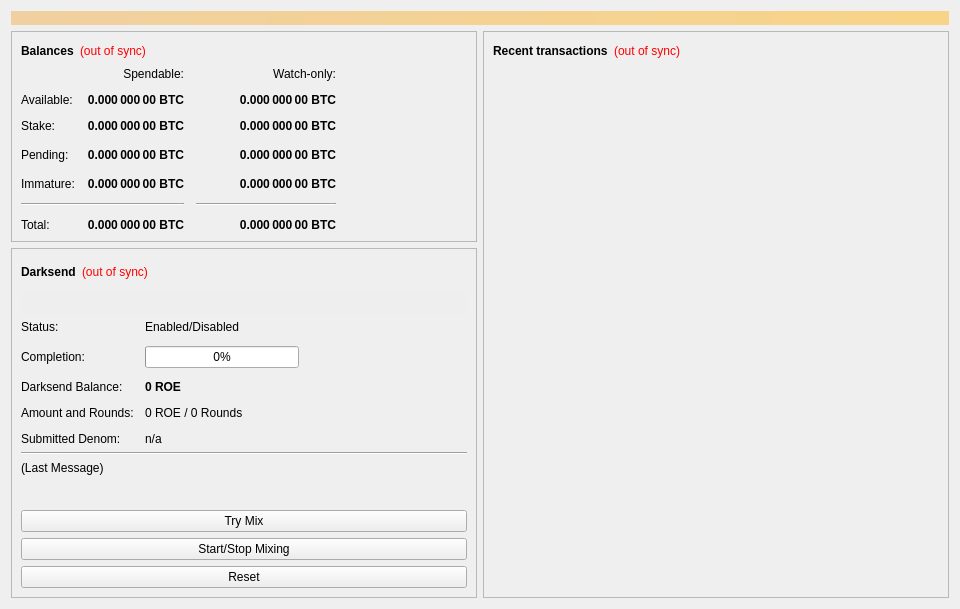
<?xml version="1.0" encoding="UTF-8"?>
<ui version="4.0">
 <class>OverviewPage</class>
 <widget class="QWidget" name="OverviewPage">
  <property name="geometry">
   <rect>
    <x>0</x>
    <y>0</y>
    <width>960</width>
    <height>594</height>
   </rect>
  </property>
  <property name="minimumSize">
   <size>
    <width>960</width>
    <height>0</height>
   </size>
  </property>
  <property name="windowTitle">
   <string>Form</string>
  </property>
  <layout class="QVBoxLayout" name="topLayout">
   <item>
    <widget class="QLabel" name="labelAlerts">
     <property name="visible">
      <bool>false</bool>
     </property>
     <property name="styleSheet">
      <string notr="true">background-color: qlineargradient(x1: 0, y1: 0, x2: 1, y2: 0, stop:0 #F0D0A0, stop:1 #F8D488); color:#000000;</string>
     </property>
     <property name="wordWrap">
      <bool>true</bool>
     </property>
     <property name="margin">
      <number>3</number>
     </property>
    </widget>
   </item>
   <item>
    <layout class="QHBoxLayout" name="horizontalLayout" stretch="1,1">
     <item>
      <layout class="QVBoxLayout" name="verticalLayout_2">
       <item>
        <widget class="QFrame" name="frame">
         <property name="frameShape">
          <enum>QFrame::StyledPanel</enum>
         </property>
         <property name="frameShadow">
          <enum>QFrame::Raised</enum>
         </property>
         <layout class="QVBoxLayout" name="verticalLayout_4">
          <item>
           <layout class="QHBoxLayout" name="horizontalLayout_4">
            <item>
             <widget class="QLabel" name="label_5">
              <property name="font">
               <font>
                <weight>75</weight>
                <bold>true</bold>
               </font>
              </property>
              <property name="text">
               <string>Balances</string>
              </property>
             </widget>
            </item>
            <item>
             <widget class="QLabel" name="labelWalletStatus">
              <property name="cursor">
               <cursorShape>WhatsThisCursor</cursorShape>
              </property>
              <property name="toolTip">
               <string>The displayed information may be out of date. Your wallet automatically synchronizes with the Rover network after a connection is established, but this process has not completed yet.</string>
              </property>
              <property name="styleSheet">
               <string notr="true">QLabel { color: red; }</string>
              </property>
              <property name="text">
               <string notr="true">(out of sync)</string>
              </property>
              <property name="alignment">
               <set>Qt::AlignLeading|Qt::AlignLeft|Qt::AlignVCenter</set>
              </property>
             </widget>
            </item>
            <item>
             <spacer name="horizontalSpacer_3">
              <property name="orientation">
               <enum>Qt::Horizontal</enum>
              </property>
              <property name="sizeHint" stdset="0">
               <size>
                <width>40</width>
                <height>20</height>
               </size>
              </property>
             </spacer>
            </item>
           </layout>
          </item>
          <item>
           <layout class="QGridLayout" name="gridLayout">
            <property name="spacing">
             <number>12</number>
            </property>
            <item row="3" column="2">
             <widget class="QLabel" name="labelWatchPending">
              <property name="font">
               <font>
                <weight>75</weight>
                <bold>true</bold>
               </font>
              </property>
              <property name="cursor">
               <cursorShape>IBeamCursor</cursorShape>
              </property>
              <property name="toolTip">
               <string>Unconfirmed transactions to watch-only addresses</string>
              </property>
              <property name="text">
               <string notr="true">0.000 000 00 BTC</string>
              </property>
              <property name="alignment">
               <set>Qt::AlignRight|Qt::AlignTrailing|Qt::AlignVCenter</set>
              </property>
              <property name="textInteractionFlags">
               <set>Qt::LinksAccessibleByMouse|Qt::TextSelectableByKeyboard|Qt::TextSelectableByMouse</set>
              </property>
             </widget>
            </item>
            <item row="3" column="1">
             <widget class="QLabel" name="labelUnconfirmed">
              <property name="font">
               <font>
                <weight>75</weight>
                <bold>true</bold>
               </font>
              </property>
              <property name="cursor">
               <cursorShape>IBeamCursor</cursorShape>
              </property>
              <property name="toolTip">
               <string>Total of transactions that have yet to be confirmed, and do not yet count toward the spendable balance</string>
              </property>
              <property name="text">
               <string notr="true">0.000 000 00 BTC</string>
              </property>
              <property name="alignment">
               <set>Qt::AlignRight|Qt::AlignTrailing|Qt::AlignVCenter</set>
              </property>
              <property name="textInteractionFlags">
               <set>Qt::LinksAccessibleByMouse|Qt::TextSelectableByKeyboard|Qt::TextSelectableByMouse</set>
              </property>
             </widget>
            </item>
            <item row="4" column="2">
             <widget class="QLabel" name="labelWatchImmature">
              <property name="font">
               <font>
                <weight>75</weight>
                <bold>true</bold>
               </font>
              </property>
              <property name="cursor">
               <cursorShape>IBeamCursor</cursorShape>
              </property>
              <property name="toolTip">
               <string>Mined balance in watch-only addresses that has not yet matured</string>
              </property>
              <property name="text">
               <string notr="true">0.000 000 00 BTC</string>
              </property>
              <property name="alignment">
               <set>Qt::AlignRight|Qt::AlignTrailing|Qt::AlignVCenter</set>
              </property>
              <property name="textInteractionFlags">
               <set>Qt::LinksAccessibleByMouse|Qt::TextSelectableByKeyboard|Qt::TextSelectableByMouse</set>
              </property>
             </widget>
            </item>
            <item row="5" column="0" colspan="2">
             <widget class="Line" name="lineSpendableBalance">
              <property name="orientation">
               <enum>Qt::Horizontal</enum>
              </property>
             </widget>
            </item>
            <item row="5" column="2">
             <widget class="Line" name="lineWatchBalance">
              <property name="sizePolicy">
               <sizepolicy hsizetype="Preferred" vsizetype="Fixed">
                <horstretch>0</horstretch>
                <verstretch>0</verstretch>
               </sizepolicy>
              </property>
              <property name="minimumSize">
               <size>
                <width>140</width>
                <height>0</height>
               </size>
              </property>
              <property name="orientation">
               <enum>Qt::Horizontal</enum>
              </property>
             </widget>
            </item>
            <item row="6" column="0">
             <widget class="QLabel" name="labelTotalText">
              <property name="text">
               <string>Total:</string>
              </property>
             </widget>
            </item>
            <item row="4" column="1">
             <widget class="QLabel" name="labelImmature">
              <property name="font">
               <font>
                <weight>75</weight>
                <bold>true</bold>
               </font>
              </property>
              <property name="cursor">
               <cursorShape>IBeamCursor</cursorShape>
              </property>
              <property name="toolTip">
               <string>Mined balance that has not yet matured</string>
              </property>
              <property name="text">
               <string notr="true">0.000 000 00 BTC</string>
              </property>
              <property name="alignment">
               <set>Qt::AlignRight|Qt::AlignTrailing|Qt::AlignVCenter</set>
              </property>
              <property name="textInteractionFlags">
               <set>Qt::LinksAccessibleByMouse|Qt::TextSelectableByKeyboard|Qt::TextSelectableByMouse</set>
              </property>
             </widget>
            </item>
            <item row="3" column="3">
             <spacer name="horizontalSpacer_2">
              <property name="orientation">
               <enum>Qt::Horizontal</enum>
              </property>
              <property name="sizeHint" stdset="0">
               <size>
                <width>40</width>
                <height>20</height>
               </size>
              </property>
             </spacer>
            </item>
            <item row="4" column="0">
             <widget class="QLabel" name="labelImmatureText">
              <property name="text">
               <string>Immature:</string>
              </property>
             </widget>
            </item>
            <item row="6" column="1">
             <widget class="QLabel" name="labelTotal">
              <property name="font">
               <font>
                <weight>75</weight>
                <bold>true</bold>
               </font>
              </property>
              <property name="cursor">
               <cursorShape>IBeamCursor</cursorShape>
              </property>
              <property name="toolTip">
               <string>Your current total balance</string>
              </property>
              <property name="text">
               <string notr="true">0.000 000 00 BTC</string>
              </property>
              <property name="alignment">
               <set>Qt::AlignRight|Qt::AlignTrailing|Qt::AlignVCenter</set>
              </property>
              <property name="textInteractionFlags">
               <set>Qt::LinksAccessibleByMouse|Qt::TextSelectableByKeyboard|Qt::TextSelectableByMouse</set>
              </property>
             </widget>
            </item>
            <item row="6" column="2">
             <widget class="QLabel" name="labelWatchTotal">
              <property name="font">
               <font>
                <weight>75</weight>
                <bold>true</bold>
               </font>
              </property>
              <property name="cursor">
               <cursorShape>IBeamCursor</cursorShape>
              </property>
              <property name="toolTip">
               <string>Current total balance in watch-only addresses</string>
              </property>
              <property name="text">
               <string notr="true">0.000 000 00 BTC</string>
              </property>
              <property name="alignment">
               <set>Qt::AlignRight|Qt::AlignTrailing|Qt::AlignVCenter</set>
              </property>
              <property name="textInteractionFlags">
               <set>Qt::LinksAccessibleByMouse|Qt::TextSelectableByKeyboard|Qt::TextSelectableByMouse</set>
              </property>
             </widget>
            </item>
            <item row="0" column="2">
             <widget class="QLabel" name="labelWatchonly">
              <property name="text">
               <string>Watch-only:</string>
              </property>
              <property name="alignment">
               <set>Qt::AlignRight|Qt::AlignTrailing|Qt::AlignVCenter</set>
              </property>
             </widget>
            </item>
            <item row="1" column="0">
             <widget class="QLabel" name="labelBalanceText">
              <property name="text">
               <string>Available:</string>
              </property>
             </widget>
            </item>
            <item row="1" column="1">
             <widget class="QLabel" name="labelBalance">
              <property name="font">
               <font>
                <weight>75</weight>
                <bold>true</bold>
               </font>
              </property>
              <property name="cursor">
               <cursorShape>IBeamCursor</cursorShape>
              </property>
              <property name="toolTip">
               <string>Your current spendable balance</string>
              </property>
              <property name="text">
               <string notr="true">0.000 000 00 BTC</string>
              </property>
              <property name="alignment">
               <set>Qt::AlignRight|Qt::AlignTrailing|Qt::AlignVCenter</set>
              </property>
              <property name="textInteractionFlags">
               <set>Qt::LinksAccessibleByMouse|Qt::TextSelectableByKeyboard|Qt::TextSelectableByMouse</set>
              </property>
             </widget>
            </item>
            <item row="2" column="0">
             <widget class="QLabel" name="label_10">
              <property name="text">
               <string>Stake:</string>
              </property>
             </widget>
            </item>
            <item row="2" column="1">
             <widget class="QLabel" name="labelStake">
              <property name="font">
               <font>
                <weight>75</weight>
                <bold>true</bold>
               </font>
              </property>
              <property name="cursor">
               <cursorShape>IBeamCursor</cursorShape>
              </property>
              <property name="toolTip">
               <string>Total of coins that was staked, and do not yet count toward the current balance</string>
              </property>
              <property name="text">
               <string notr="true">0.000 000 00 BTC</string>
              </property>
              <property name="alignment">
               <set>Qt::AlignRight|Qt::AlignTrailing|Qt::AlignVCenter</set>
              </property>
              <property name="textInteractionFlags">
               <set>Qt::LinksAccessibleByMouse|Qt::TextSelectableByKeyboard|Qt::TextSelectableByMouse</set>
              </property>
             </widget>
            </item>
            <item row="2" column="2">
             <widget class="QLabel" name="labelWatchStake">
              <property name="font">
               <font>
                <weight>75</weight>
                <bold>true</bold>
               </font>
              </property>
              <property name="cursor">
               <cursorShape>IBeamCursor</cursorShape>
              </property>
              <property name="toolTip">
               <string>Total of coins that was staked in watch-only addresses, and do not yet count toward the current watch-only balance</string>
              </property>
              <property name="text">
               <string notr="true">0.000 000 00 BTC</string>
              </property>
              <property name="alignment">
               <set>Qt::AlignRight|Qt::AlignTrailing|Qt::AlignVCenter</set>
              </property>
              <property name="textInteractionFlags">
               <set>Qt::LinksAccessibleByMouse|Qt::TextSelectableByKeyboard|Qt::TextSelectableByMouse</set>
              </property>
             </widget>
            </item>
            <item row="1" column="2">
             <widget class="QLabel" name="labelWatchAvailable">
              <property name="font">
               <font>
                <weight>75</weight>
                <bold>true</bold>
               </font>
              </property>
              <property name="cursor">
               <cursorShape>IBeamCursor</cursorShape>
              </property>
              <property name="toolTip">
               <string>Your current balance in watch-only addresses</string>
              </property>
              <property name="text">
               <string notr="true">0.000 000 00 BTC</string>
              </property>
              <property name="alignment">
               <set>Qt::AlignRight|Qt::AlignTrailing|Qt::AlignVCenter</set>
              </property>
              <property name="textInteractionFlags">
               <set>Qt::LinksAccessibleByMouse|Qt::TextSelectableByKeyboard|Qt::TextSelectableByMouse</set>
              </property>
             </widget>
            </item>
            <item row="3" column="0">
             <widget class="QLabel" name="labelPendingText">
              <property name="text">
               <string>Pending:</string>
              </property>
             </widget>
            </item>
            <item row="0" column="1">
             <widget class="QLabel" name="labelSpendable">
              <property name="text">
               <string>Spendable:</string>
              </property>
              <property name="alignment">
               <set>Qt::AlignRight|Qt::AlignTrailing|Qt::AlignVCenter</set>
              </property>
             </widget>
            </item>
           </layout>
          </item>
         </layout>
        </widget>
       </item>
       <item>
        <widget class="QFrame" name="frameDarksend">
         <property name="sizePolicy">
          <sizepolicy hsizetype="Expanding" vsizetype="Expanding">
           <horstretch>0</horstretch>
           <verstretch>0</verstretch>
          </sizepolicy>
         </property>
         <property name="minimumSize">
          <size>
           <width>0</width>
           <height>350</height>
          </size>
         </property>
         <property name="layoutDirection">
          <enum>Qt::LeftToRight</enum>
         </property>
         <property name="frameShape">
          <enum>QFrame::StyledPanel</enum>
         </property>
         <property name="frameShadow">
          <enum>QFrame::Raised</enum>
         </property>
         <layout class="QVBoxLayout" name="verticalLayout_5">
          <item>
           <layout class="QHBoxLayout" name="horizontalLayout_5">
            <item>
             <widget class="QLabel" name="label_2">
              <property name="font">
               <font>
                <weight>75</weight>
                <bold>true</bold>
               </font>
              </property>
              <property name="text">
               <string>Darksend</string>
              </property>
             </widget>
            </item>
            <item>
             <widget class="QLabel" name="labelDarksendSyncStatus">
              <property name="toolTip">
               <string>The displayed information may be out of date. Your wallet automatically synchronizes with the Rover network after a connection is established, but this process has not completed yet.</string>
              </property>
              <property name="styleSheet">
               <string notr="true">QLabel { color: red; }</string>
              </property>
              <property name="text">
               <string notr="true">(out of sync)</string>
              </property>
              <property name="alignment">
               <set>Qt::AlignLeading|Qt::AlignLeft|Qt::AlignVCenter</set>
              </property>
             </widget>
            </item>
            <item>
             <spacer name="horizontalSpacer_4">
              <property name="orientation">
               <enum>Qt::Horizontal</enum>
              </property>
              <property name="sizeHint" stdset="0">
               <size>
                <width>40</width>
                <height>20</height>
               </size>
              </property>
             </spacer>
            </item>
           </layout>
          </item>
          <item>
           <widget class="QPushButton" name="runAutoDenom">
            <property name="palette">
             <palette>
              <active>
               <colorrole role="WindowText">
                <brush brushstyle="SolidPattern">
                 <color alpha="255">
                  <red>0</red>
                  <green>0</green>
                  <blue>0</blue>
                 </color>
                </brush>
               </colorrole>
               <colorrole role="Button">
                <brush brushstyle="SolidPattern">
                 <color alpha="255">
                  <red>239</red>
                  <green>238</green>
                  <blue>238</blue>
                 </color>
                </brush>
               </colorrole>
               <colorrole role="Light">
                <brush brushstyle="SolidPattern">
                 <color alpha="255">
                  <red>255</red>
                  <green>255</green>
                  <blue>255</blue>
                 </color>
                </brush>
               </colorrole>
               <colorrole role="Midlight">
                <brush brushstyle="SolidPattern">
                 <color alpha="255">
                  <red>247</red>
                  <green>246</green>
                  <blue>246</blue>
                 </color>
                </brush>
               </colorrole>
               <colorrole role="Dark">
                <brush brushstyle="SolidPattern">
                 <color alpha="255">
                  <red>119</red>
                  <green>119</green>
                  <blue>119</blue>
                 </color>
                </brush>
               </colorrole>
               <colorrole role="Mid">
                <brush brushstyle="SolidPattern">
                 <color alpha="255">
                  <red>159</red>
                  <green>159</green>
                  <blue>159</blue>
                 </color>
                </brush>
               </colorrole>
               <colorrole role="Text">
                <brush brushstyle="SolidPattern">
                 <color alpha="255">
                  <red>0</red>
                  <green>0</green>
                  <blue>0</blue>
                 </color>
                </brush>
               </colorrole>
               <colorrole role="BrightText">
                <brush brushstyle="SolidPattern">
                 <color alpha="255">
                  <red>255</red>
                  <green>255</green>
                  <blue>255</blue>
                 </color>
                </brush>
               </colorrole>
               <colorrole role="ButtonText">
                <brush brushstyle="SolidPattern">
                 <color alpha="255">
                  <red>0</red>
                  <green>0</green>
                  <blue>0</blue>
                 </color>
                </brush>
               </colorrole>
               <colorrole role="Base">
                <brush brushstyle="SolidPattern">
                 <color alpha="255">
                  <red>255</red>
                  <green>255</green>
                  <blue>255</blue>
                 </color>
                </brush>
               </colorrole>
               <colorrole role="Window">
                <brush brushstyle="SolidPattern">
                 <color alpha="255">
                  <red>239</red>
                  <green>238</green>
                  <blue>238</blue>
                 </color>
                </brush>
               </colorrole>
               <colorrole role="Shadow">
                <brush brushstyle="SolidPattern">
                 <color alpha="255">
                  <red>0</red>
                  <green>0</green>
                  <blue>0</blue>
                 </color>
                </brush>
               </colorrole>
               <colorrole role="AlternateBase">
                <brush brushstyle="SolidPattern">
                 <color alpha="255">
                  <red>247</red>
                  <green>246</green>
                  <blue>246</blue>
                 </color>
                </brush>
               </colorrole>
               <colorrole role="ToolTipBase">
                <brush brushstyle="SolidPattern">
                 <color alpha="255">
                  <red>255</red>
                  <green>255</green>
                  <blue>220</blue>
                 </color>
                </brush>
               </colorrole>
               <colorrole role="ToolTipText">
                <brush brushstyle="SolidPattern">
                 <color alpha="255">
                  <red>0</red>
                  <green>0</green>
                  <blue>0</blue>
                 </color>
                </brush>
               </colorrole>
              </active>
              <inactive>
               <colorrole role="WindowText">
                <brush brushstyle="SolidPattern">
                 <color alpha="255">
                  <red>0</red>
                  <green>0</green>
                  <blue>0</blue>
                 </color>
                </brush>
               </colorrole>
               <colorrole role="Button">
                <brush brushstyle="SolidPattern">
                 <color alpha="255">
                  <red>239</red>
                  <green>238</green>
                  <blue>238</blue>
                 </color>
                </brush>
               </colorrole>
               <colorrole role="Light">
                <brush brushstyle="SolidPattern">
                 <color alpha="255">
                  <red>255</red>
                  <green>255</green>
                  <blue>255</blue>
                 </color>
                </brush>
               </colorrole>
               <colorrole role="Midlight">
                <brush brushstyle="SolidPattern">
                 <color alpha="255">
                  <red>247</red>
                  <green>246</green>
                  <blue>246</blue>
                 </color>
                </brush>
               </colorrole>
               <colorrole role="Dark">
                <brush brushstyle="SolidPattern">
                 <color alpha="255">
                  <red>119</red>
                  <green>119</green>
                  <blue>119</blue>
                 </color>
                </brush>
               </colorrole>
               <colorrole role="Mid">
                <brush brushstyle="SolidPattern">
                 <color alpha="255">
                  <red>159</red>
                  <green>159</green>
                  <blue>159</blue>
                 </color>
                </brush>
               </colorrole>
               <colorrole role="Text">
                <brush brushstyle="SolidPattern">
                 <color alpha="255">
                  <red>0</red>
                  <green>0</green>
                  <blue>0</blue>
                 </color>
                </brush>
               </colorrole>
               <colorrole role="BrightText">
                <brush brushstyle="SolidPattern">
                 <color alpha="255">
                  <red>255</red>
                  <green>255</green>
                  <blue>255</blue>
                 </color>
                </brush>
               </colorrole>
               <colorrole role="ButtonText">
                <brush brushstyle="SolidPattern">
                 <color alpha="255">
                  <red>0</red>
                  <green>0</green>
                  <blue>0</blue>
                 </color>
                </brush>
               </colorrole>
               <colorrole role="Base">
                <brush brushstyle="SolidPattern">
                 <color alpha="255">
                  <red>255</red>
                  <green>255</green>
                  <blue>255</blue>
                 </color>
                </brush>
               </colorrole>
               <colorrole role="Window">
                <brush brushstyle="SolidPattern">
                 <color alpha="255">
                  <red>239</red>
                  <green>238</green>
                  <blue>238</blue>
                 </color>
                </brush>
               </colorrole>
               <colorrole role="Shadow">
                <brush brushstyle="SolidPattern">
                 <color alpha="255">
                  <red>0</red>
                  <green>0</green>
                  <blue>0</blue>
                 </color>
                </brush>
               </colorrole>
               <colorrole role="AlternateBase">
                <brush brushstyle="SolidPattern">
                 <color alpha="255">
                  <red>247</red>
                  <green>246</green>
                  <blue>246</blue>
                 </color>
                </brush>
               </colorrole>
               <colorrole role="ToolTipBase">
                <brush brushstyle="SolidPattern">
                 <color alpha="255">
                  <red>255</red>
                  <green>255</green>
                  <blue>220</blue>
                 </color>
                </brush>
               </colorrole>
               <colorrole role="ToolTipText">
                <brush brushstyle="SolidPattern">
                 <color alpha="255">
                  <red>0</red>
                  <green>0</green>
                  <blue>0</blue>
                 </color>
                </brush>
               </colorrole>
              </inactive>
              <disabled>
               <colorrole role="WindowText">
                <brush brushstyle="SolidPattern">
                 <color alpha="255">
                  <red>119</red>
                  <green>119</green>
                  <blue>119</blue>
                 </color>
                </brush>
               </colorrole>
               <colorrole role="Button">
                <brush brushstyle="SolidPattern">
                 <color alpha="255">
                  <red>239</red>
                  <green>238</green>
                  <blue>238</blue>
                 </color>
                </brush>
               </colorrole>
               <colorrole role="Light">
                <brush brushstyle="SolidPattern">
                 <color alpha="255">
                  <red>255</red>
                  <green>255</green>
                  <blue>255</blue>
                 </color>
                </brush>
               </colorrole>
               <colorrole role="Midlight">
                <brush brushstyle="SolidPattern">
                 <color alpha="255">
                  <red>247</red>
                  <green>246</green>
                  <blue>246</blue>
                 </color>
                </brush>
               </colorrole>
               <colorrole role="Dark">
                <brush brushstyle="SolidPattern">
                 <color alpha="255">
                  <red>119</red>
                  <green>119</green>
                  <blue>119</blue>
                 </color>
                </brush>
               </colorrole>
               <colorrole role="Mid">
                <brush brushstyle="SolidPattern">
                 <color alpha="255">
                  <red>159</red>
                  <green>159</green>
                  <blue>159</blue>
                 </color>
                </brush>
               </colorrole>
               <colorrole role="Text">
                <brush brushstyle="SolidPattern">
                 <color alpha="255">
                  <red>119</red>
                  <green>119</green>
                  <blue>119</blue>
                 </color>
                </brush>
               </colorrole>
               <colorrole role="BrightText">
                <brush brushstyle="SolidPattern">
                 <color alpha="255">
                  <red>255</red>
                  <green>255</green>
                  <blue>255</blue>
                 </color>
                </brush>
               </colorrole>
               <colorrole role="ButtonText">
                <brush brushstyle="SolidPattern">
                 <color alpha="255">
                  <red>119</red>
                  <green>119</green>
                  <blue>119</blue>
                 </color>
                </brush>
               </colorrole>
               <colorrole role="Base">
                <brush brushstyle="SolidPattern">
                 <color alpha="255">
                  <red>239</red>
                  <green>238</green>
                  <blue>238</blue>
                 </color>
                </brush>
               </colorrole>
               <colorrole role="Window">
                <brush brushstyle="SolidPattern">
                 <color alpha="255">
                  <red>239</red>
                  <green>238</green>
                  <blue>238</blue>
                 </color>
                </brush>
               </colorrole>
               <colorrole role="Shadow">
                <brush brushstyle="SolidPattern">
                 <color alpha="255">
                  <red>0</red>
                  <green>0</green>
                  <blue>0</blue>
                 </color>
                </brush>
               </colorrole>
               <colorrole role="AlternateBase">
                <brush brushstyle="SolidPattern">
                 <color alpha="255">
                  <red>239</red>
                  <green>238</green>
                  <blue>238</blue>
                 </color>
                </brush>
               </colorrole>
               <colorrole role="ToolTipBase">
                <brush brushstyle="SolidPattern">
                 <color alpha="255">
                  <red>255</red>
                  <green>255</green>
                  <blue>220</blue>
                 </color>
                </brush>
               </colorrole>
               <colorrole role="ToolTipText">
                <brush brushstyle="SolidPattern">
                 <color alpha="255">
                  <red>0</red>
                  <green>0</green>
                  <blue>0</blue>
                 </color>
                </brush>
               </colorrole>
              </disabled>
             </palette>
            </property>
            <property name="focusPolicy">
             <enum>Qt::NoFocus</enum>
            </property>
            <property name="autoFillBackground">
             <bool>true</bool>
            </property>
            <property name="text">
             <string/>
            </property>
            <property name="flat">
             <bool>true</bool>
            </property>
           </widget>
          </item>
          <item>
           <layout class="QFormLayout" name="formLayout">
            <property name="fieldGrowthPolicy">
             <enum>QFormLayout::AllNonFixedFieldsGrow</enum>
            </property>
            <property name="horizontalSpacing">
             <number>11</number>
            </property>
            <property name="verticalSpacing">
             <number>12</number>
            </property>
            <item row="0" column="0">
             <widget class="QLabel" name="label_6">
              <property name="text">
               <string>Status:</string>
              </property>
             </widget>
            </item>
            <item row="1" column="0">
             <widget class="QLabel" name="label_7">
              <property name="text">
               <string>Completion:</string>
              </property>
             </widget>
            </item>
            <item row="1" column="1">
             <widget class="QProgressBar" name="darksendProgress">
              <property name="maximumSize">
               <size>
                <width>154</width>
                <height>16777215</height>
               </size>
              </property>
              <property name="value">
               <number>0</number>
              </property>
             </widget>
            </item>
            <item row="3" column="0">
             <widget class="QLabel" name="labelAnonymizedText">
              <property name="text">
               <string>Darksend Balance:</string>
              </property>
             </widget>
            </item>
            <item row="3" column="1">
             <widget class="QLabel" name="labelAnonymized">
              <property name="font">
               <font>
                <weight>75</weight>
                <bold>true</bold>
               </font>
              </property>
              <property name="text">
               <string notr="true">0 ROE</string>
              </property>
             </widget>
            </item>
            <item row="4" column="0">
             <widget class="QLabel" name="label_8">
              <property name="text">
               <string>Amount and Rounds:</string>
              </property>
             </widget>
            </item>
            <item row="4" column="1">
             <widget class="QLabel" name="labelAmountRounds">
              <property name="text">
               <string>0 ROE / 0 Rounds</string>
              </property>
             </widget>
            </item>
            <item row="5" column="0">
             <widget class="QLabel" name="label_9">
              <property name="text">
               <string>Submitted Denom:</string>
              </property>
             </widget>
            </item>
            <item row="5" column="1">
             <widget class="QLabel" name="labelSubmittedDenom">
              <property name="toolTip">
               <string>The denominations you submitted to the Masternode.&lt;br&gt;To mix, other users must submit the exact same denominations.</string>
              </property>
              <property name="text">
               <string>n/a</string>
              </property>
             </widget>
            </item>
            <item row="0" column="1">
             <widget class="QLabel" name="darksendEnabled">
              <property name="text">
               <string>Enabled/Disabled</string>
              </property>
             </widget>
            </item>
           </layout>
          </item>
          <item>
           <widget class="Line" name="lineLastMessage">
            <property name="orientation">
             <enum>Qt::Horizontal</enum>
            </property>
           </widget>
          </item>
          <item>
           <widget class="QLabel" name="darksendStatus">
            <property name="minimumSize">
             <size>
              <width>288</width>
              <height>43</height>
             </size>
            </property>
            <property name="text">
             <string>(Last Message)</string>
            </property>
            <property name="alignment">
             <set>Qt::AlignLeading|Qt::AlignLeft|Qt::AlignTop</set>
            </property>
            <property name="wordWrap">
             <bool>true</bool>
            </property>
           </widget>
          </item>
          <item>
           <widget class="QPushButton" name="darksendAuto">
            <property name="sizePolicy">
             <sizepolicy hsizetype="MinimumExpanding" vsizetype="Fixed">
              <horstretch>0</horstretch>
              <verstretch>0</verstretch>
             </sizepolicy>
            </property>
            <property name="toolTip">
             <string>Try to manually submit a Darksend request.</string>
            </property>
            <property name="text">
             <string>Try Mix</string>
            </property>
           </widget>
          </item>
          <item>
           <widget class="QPushButton" name="toggleDarksend">
            <property name="sizePolicy">
             <sizepolicy hsizetype="MinimumExpanding" vsizetype="Fixed">
              <horstretch>0</horstretch>
              <verstretch>0</verstretch>
             </sizepolicy>
            </property>
            <property name="text">
             <string>Start/Stop Mixing</string>
            </property>
           </widget>
          </item>
          <item>
           <widget class="QPushButton" name="darksendReset">
            <property name="sizePolicy">
             <sizepolicy hsizetype="MinimumExpanding" vsizetype="Fixed">
              <horstretch>0</horstretch>
              <verstretch>0</verstretch>
             </sizepolicy>
            </property>
            <property name="toolTip">
             <string>Reset the current status of Darksend (can interrupt Darksend if it's in the process of Mixing, which can cost you money!)</string>
            </property>
            <property name="autoFillBackground">
             <bool>false</bool>
            </property>
            <property name="text">
             <string>Reset</string>
            </property>
           </widget>
          </item>
         </layout>
        </widget>
       </item>
       <item>
        <spacer name="verticalSpacer">
         <property name="orientation">
          <enum>Qt::Vertical</enum>
         </property>
         <property name="sizeHint" stdset="0">
          <size>
           <width>20</width>
           <height>40</height>
          </size>
         </property>
        </spacer>
       </item>
      </layout>
     </item>
     <item>
      <layout class="QVBoxLayout" name="verticalLayout_3">
       <item>
        <widget class="QFrame" name="frame_2">
         <property name="frameShape">
          <enum>QFrame::StyledPanel</enum>
         </property>
         <property name="frameShadow">
          <enum>QFrame::Raised</enum>
         </property>
         <layout class="QVBoxLayout" name="verticalLayout">
          <item>
           <layout class="QHBoxLayout" name="horizontalLayout_2">
            <item>
             <widget class="QLabel" name="label_4">
              <property name="font">
               <font>
                <weight>75</weight>
                <bold>true</bold>
               </font>
              </property>
              <property name="text">
               <string>Recent transactions</string>
              </property>
             </widget>
            </item>
            <item>
             <widget class="QLabel" name="labelTransactionsStatus">
              <property name="cursor">
               <cursorShape>WhatsThisCursor</cursorShape>
              </property>
              <property name="toolTip">
               <string>The displayed information may be out of date. Your wallet automatically synchronizes with the Rover network after a connection is established, but this process has not completed yet.</string>
              </property>
              <property name="styleSheet">
               <string notr="true">QLabel { color: red; }</string>
              </property>
              <property name="text">
               <string notr="true">(out of sync)</string>
              </property>
              <property name="alignment">
               <set>Qt::AlignRight|Qt::AlignTrailing|Qt::AlignVCenter</set>
              </property>
             </widget>
            </item>
            <item>
             <spacer name="horizontalSpacer">
              <property name="orientation">
               <enum>Qt::Horizontal</enum>
              </property>
              <property name="sizeHint" stdset="0">
               <size>
                <width>40</width>
                <height>20</height>
               </size>
              </property>
             </spacer>
            </item>
           </layout>
          </item>
          <item>
           <widget class="QListView" name="listTransactions">
            <property name="styleSheet">
             <string notr="true">QListView { background: transparent; }</string>
            </property>
            <property name="frameShape">
             <enum>QFrame::NoFrame</enum>
            </property>
            <property name="verticalScrollBarPolicy">
             <enum>Qt::ScrollBarAlwaysOff</enum>
            </property>
            <property name="horizontalScrollBarPolicy">
             <enum>Qt::ScrollBarAlwaysOff</enum>
            </property>
            <property name="selectionMode">
             <enum>QAbstractItemView::NoSelection</enum>
            </property>
           </widget>
          </item>
         </layout>
        </widget>
       </item>
      </layout>
     </item>
    </layout>
   </item>
  </layout>
 </widget>
 <resources/>
 <connections/>
</ui>
